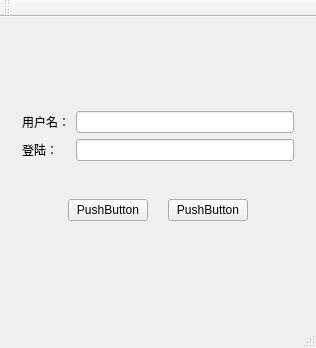
<?xml version="1.0" encoding="UTF-8"?>
<ui version="4.0">
 <class>MainWindow</class>
 <widget class="QMainWindow" name="MainWindow">
  <property name="geometry">
   <rect>
    <x>0</x>
    <y>0</y>
    <width>316</width>
    <height>348</height>
   </rect>
  </property>
  <property name="windowTitle">
   <string>MainWindow</string>
  </property>
  <widget class="QWidget" name="centralWidget">
   <layout class="QVBoxLayout" name="verticalLayout">
    <item>
     <widget class="QWidget" name="widget" native="true">
      <layout class="QHBoxLayout" name="horizontalLayout">
       <item>
        <spacer name="horizontalSpacer">
         <property name="orientation">
          <enum>Qt::Horizontal</enum>
         </property>
         <property name="sizeHint" stdset="0">
          <size>
           <width>81</width>
           <height>20</height>
          </size>
         </property>
        </spacer>
       </item>
       <item>
        <widget class="QLabel" name="label">
         <property name="maximumSize">
          <size>
           <width>100</width>
           <height>100</height>
          </size>
         </property>
         <property name="text">
          <string/>
         </property>
         <property name="pixmap">
          <pixmap>../image/Luffy.png</pixmap>
         </property>
         <property name="scaledContents">
          <bool>true</bool>
         </property>
        </widget>
       </item>
       <item>
        <spacer name="horizontalSpacer_2">
         <property name="orientation">
          <enum>Qt::Horizontal</enum>
         </property>
         <property name="sizeHint" stdset="0">
          <size>
           <width>81</width>
           <height>20</height>
          </size>
         </property>
        </spacer>
       </item>
      </layout>
     </widget>
    </item>
    <item>
     <widget class="QWidget" name="widget_2" native="true">
      <layout class="QGridLayout" name="gridLayout">
       <item row="0" column="1">
        <widget class="QLineEdit" name="lineEdit"/>
       </item>
       <item row="1" column="0">
        <widget class="QLabel" name="label_3">
         <property name="text">
          <string>登陆：</string>
         </property>
        </widget>
       </item>
       <item row="1" column="1">
        <widget class="QLineEdit" name="lineEdit_2"/>
       </item>
       <item row="0" column="0">
        <widget class="QLabel" name="label_2">
         <property name="text">
          <string>用户名：</string>
         </property>
        </widget>
       </item>
      </layout>
     </widget>
    </item>
    <item>
     <widget class="QWidget" name="widget_3" native="true">
      <layout class="QHBoxLayout" name="horizontalLayout_2">
       <property name="spacing">
        <number>0</number>
       </property>
       <item>
        <spacer name="horizontalSpacer_3">
         <property name="orientation">
          <enum>Qt::Horizontal</enum>
         </property>
         <property name="sizeHint" stdset="0">
          <size>
           <width>52</width>
           <height>20</height>
          </size>
         </property>
        </spacer>
       </item>
       <item>
        <widget class="QPushButton" name="pushButton">
         <property name="text">
          <string>PushButton</string>
         </property>
        </widget>
       </item>
       <item>
        <spacer name="horizontalSpacer_5">
         <property name="orientation">
          <enum>Qt::Horizontal</enum>
         </property>
         <property name="sizeType">
          <enum>QSizePolicy::Fixed</enum>
         </property>
         <property name="sizeHint" stdset="0">
          <size>
           <width>20</width>
           <height>20</height>
          </size>
         </property>
        </spacer>
       </item>
       <item>
        <widget class="QPushButton" name="pushButton_2">
         <property name="text">
          <string>PushButton</string>
         </property>
        </widget>
       </item>
       <item>
        <spacer name="horizontalSpacer_4">
         <property name="orientation">
          <enum>Qt::Horizontal</enum>
         </property>
         <property name="sizeHint" stdset="0">
          <size>
           <width>52</width>
           <height>20</height>
          </size>
         </property>
        </spacer>
       </item>
      </layout>
     </widget>
    </item>
    <item>
     <widget class="SmallWidget" name="widget_4" native="true"/>
    </item>
   </layout>
  </widget>
  <widget class="QMenuBar" name="menuBar">
   <property name="geometry">
    <rect>
     <x>0</x>
     <y>0</y>
     <width>316</width>
     <height>23</height>
    </rect>
   </property>
  </widget>
  <widget class="QToolBar" name="mainToolBar">
   <attribute name="toolBarArea">
    <enum>TopToolBarArea</enum>
   </attribute>
   <attribute name="toolBarBreak">
    <bool>false</bool>
   </attribute>
  </widget>
  <widget class="QStatusBar" name="statusBar"/>
 </widget>
 <layoutdefault spacing="6" margin="11"/>
 <customwidgets>
  <customwidget>
   <class>SmallWidget</class>
   <extends>QWidget</extends>
   <header location="global">smallwidget.h</header>
   <container>1</container>
  </customwidget>
 </customwidgets>
 <resources/>
 <connections/>
</ui>
